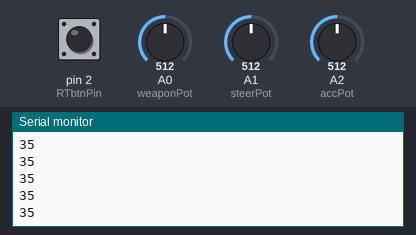
The sketch below on a simulated Arduino Uno, built with avr-gcc and run on an emulated ATmega328P. On the bench: the last lines printed to the serial monitor. The test bench sets the inputs (shaded band); at power-on: A0 (weaponPot) = 512, pin 2 (RTbtnPin) LOW, A1 (steerPot) = 512, A2 (accPot) = 512. No radio packets arrive unless stated.

Above: at 1.2 s.
1.3 s: A0 (weaponPot) set to 716
At 1.9 s:
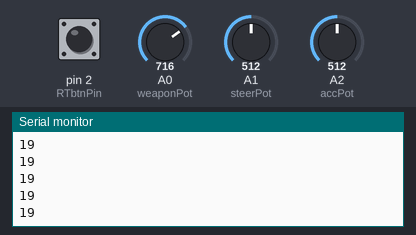
2.8 s: pin 2 (RTbtnPin) pulled HIGH for 0.15 s
4.4 s: A0 (weaponPot) set to 900
At 5.3 s:
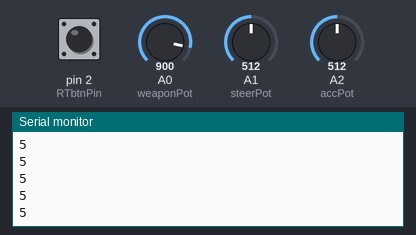
Timing chart, 0 to 7.4 s (numbered marks = the images above; inputs shaded):
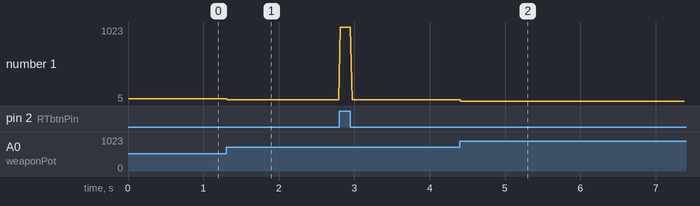

The sketch:

awtr_gamepad_grabber.ino
```cpp
#include <SPI.h>
#include "RF24.h"

RF24 radio(9, 10);
const uint64_t WRITE_ADDR = 0x47E197009488;

// stick and trims potentiometers input pins
const int weaponPot = A0;
const int steerPot = A1;
const int accPot = A2;
const int RTbtnPin = 2;

//datas that will be sent to the receiver
typedef struct {
  int speedmotorLeft;
  int speedmotorRight;
  int speedmotorWeapon;
  bool Fire;
  int Angle;
  int weaponAccel;
}
A_t;


A_t sentData;

//various stick/potentiometers limits
//this is useful if:

//tx potentiometers don't travel from 1023 to 0
//-if their center positon is not 512
//-their center position has some play so it is a range of values
// instead of a single vaue
const int potStrRightStart = 527; //default 512
const int potStrRightEnd = 1023; //default 0, reversed 1024
const int potStrLeftStart = 523; //default 512
const int potStrLeftEnd = 0; //default 1024, reversed 0

const int potAccForwardStart = 503; //default 512
const int potAccForwardEnd = 0; // default 0, reversed 1024
const int potAccBackStart = 507; //default 512
const int potAccBackEnd = 1023; //default 1024, reversed 0

const int potWpnLowStart = 515; //default 512
const int potWpnLowEnd = 965; //default 0, reversed 1024
const int potWpnHighStart = 510; //default 512
const int potWpnHighEnd = 0; //default 1024, reversed 0


int restAngle =  35;
int endAngle = 1023 ;
int startAngle = 0;

//variables for the sketch
int right;
int left;
int forward;
int back;
int tempAngle;
int PWMmax = 255;
int wpnSpeed = PWMmax;
int strPWMmax = PWMmax;
int accPWMmax = PWMmax;
int mode;
int address = 0;
int RTstate = 0;

void setup() {
  // put your setup code here, to run once:
  pinMode(RTbtnPin, INPUT);

  Serial.begin(115200);
  radio.begin();
  //radio.setChannel(channel);
  radio.setPALevel(RF24_PA_LOW);
  sentData.speedmotorWeapon = 0;
  // Open a writing and reading pipe on each radio, with opposite addresses
  //from the rf24 tutorial, need to be reworked
  radio.openWritingPipe(WRITE_ADDR);

}

void loop() {

  int wpnValue = analogRead(weaponPot);
  int strValue = analogRead(steerPot);
  int accValue = analogRead(accPot);
  RTstate = digitalRead(RTbtnPin);

  //weapon part first
  int tmpA1 = map(wpnValue, potWpnHighStart, potWpnHighEnd, 0, endAngle-restAngle);
  tmpA1 = constrain(tmpA1, 0, endAngle-restAngle);
  int tmpA2 = map(wpnValue, potWpnLowEnd, potWpnLowStart, startAngle, restAngle);
  tmpA2 = constrain(tmpA2, startAngle, restAngle);
  sentData.Angle = tmpA1+tmpA2;
  if(RTstate){
    sentData.Angle = endAngle;
  }
  //Serial.println(sentData.Angle);
  //map the value to useful pwm-friendly ones
  right = map(strValue, potStrRightStart, potStrRightEnd, 0, strPWMmax);
  left = map(strValue, potStrLeftStart, potStrLeftEnd, 0, strPWMmax);
  forward = map(accValue, potAccForwardStart, potAccForwardEnd, 0, accPWMmax);
  back = map(accValue, potAccBackStart, potAccBackEnd, 0, -accPWMmax);

  //correct the values in case of wrong pot limits on initialization and
  //so all of them will have the same weight in next computations
  right = constrain(right, 0, strPWMmax);
  left = constrain(left, 0, strPWMmax);
  forward = constrain(forward, 0, accPWMmax);
  back = constrain(back, -accPWMmax, 0);


  /*
  if (back < 0) //correct the turning direction while go backward but not while pivot turning
  {
    sentData.speedmotorLeft = back - right + left;
    sentData.speedmotorRight = back + right - left;
  }
  else if (forward >= 0) // "else" could be called but "else if" prevent some strange moving if forward is negative due to wrong initialization
  {
    sentData.speedmotorLeft = forward + right - left;
    sentData.speedmotorRight = forward - right + left;
  }
  */
  int M1 = forward + back + right - left;
  int M2 = forward + back - right + left;
  sentData.speedmotorWeapon = constrain(wpnSpeed, 0, PWMmax);
  sentData.weaponAccel = 100;
  //recorrect the data not to have more than 255PWM while non pivot-steering
  sentData.speedmotorRight = constrain(M2, -PWMmax, PWMmax);
  sentData.speedmotorLeft = constrain(M1, -PWMmax, PWMmax);

  if (!radio.write( &sentData, sizeof(sentData) )){
    Serial.println("failed");
  }
  Serial.println(sentData.Angle);
  /*
    Serial.print(wpnValue);
    Serial.print("\t");
    Serial.print(accValue);
    Serial.print("\t");
    Serial.println(strValue);
    Serial.print(sentData.speedmotorWeapon);

  Serial.print("Wapon: ");
  Serial.print(sentData.speedmotorWeapon);
  Serial.print("\t");
  Serial.print("Left: ");
  Serial.print(sentData.speedmotorLeft);
  Serial.print("\t");
  Serial.print("Right: ");
  Serial.print(sentData.speedmotorRight);
  Serial.print("RT: ");
  Serial.println(RTstate);
  //*/
  delay(20);
}
```

Measured:
- after the input at 1.3 s, the serial monitor: prints a new line at once (image 1)
- after the input at 4.4 s, the serial monitor: prints a new line at once (image 2)
- plotted number 1: 35 → 19 after the input at 1.3 s, 19 → 5 after the input at 4.4 s
